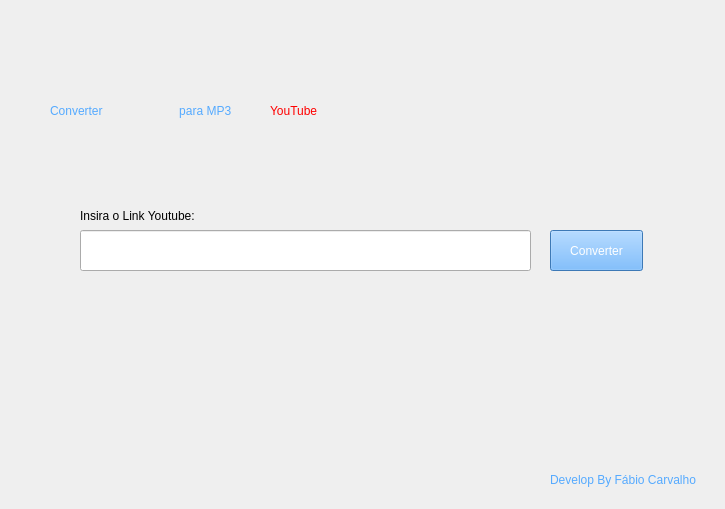
<?xml version="1.0" encoding="UTF-8"?>
<ui version="4.0">
 <class>YTMP3</class>
 <widget class="QMainWindow" name="YTMP3">
  <property name="geometry">
   <rect>
    <x>0</x>
    <y>0</y>
    <width>725</width>
    <height>509</height>
   </rect>
  </property>
  <property name="minimumSize">
   <size>
    <width>725</width>
    <height>509</height>
   </size>
  </property>
  <property name="maximumSize">
   <size>
    <width>725</width>
    <height>509</height>
   </size>
  </property>
  <property name="windowTitle">
   <string>YT-MP3</string>
  </property>
  <widget class="QWidget" name="centralwidget">
   <widget class="QPushButton" name="btnConvert">
    <property name="geometry">
     <rect>
      <x>550</x>
      <y>230</y>
      <width>93</width>
      <height>41</height>
     </rect>
    </property>
    <property name="styleSheet">
     <string notr="true">font: 10pt &quot;Arial&quot;;
background-color: rgb(85, 170, 255);
color: rgb(255, 255, 255);</string>
    </property>
    <property name="text">
     <string>Converter</string>
    </property>
   </widget>
   <widget class="QLineEdit" name="inputLink">
    <property name="geometry">
     <rect>
      <x>80</x>
      <y>230</y>
      <width>451</width>
      <height>41</height>
     </rect>
    </property>
    <property name="styleSheet">
     <string notr="true">font: 75 10pt &quot;Arial&quot;;
color: rgb(85, 170, 255);
border-color: rgb(85, 170, 255);</string>
    </property>
    <property name="text">
     <string/>
    </property>
   </widget>
   <widget class="QLabel" name="label">
    <property name="geometry">
     <rect>
      <x>80</x>
      <y>205</y>
      <width>171</width>
      <height>21</height>
     </rect>
    </property>
    <property name="styleSheet">
     <string notr="true">font: 75 10pt &quot;Arial&quot;;</string>
    </property>
    <property name="text">
     <string>Insira o Link Youtube:</string>
    </property>
   </widget>
   <widget class="QLabel" name="lbResult">
    <property name="geometry">
     <rect>
      <x>120</x>
      <y>350</y>
      <width>451</width>
      <height>71</height>
     </rect>
    </property>
    <property name="styleSheet">
     <string notr="true">color: rgb(85, 170, 127);
font: 16pt &quot;Arial&quot;;</string>
    </property>
    <property name="text">
     <string/>
    </property>
   </widget>
   <widget class="QLabel" name="label_2">
    <property name="geometry">
     <rect>
      <x>50</x>
      <y>70</y>
      <width>611</width>
      <height>81</height>
     </rect>
    </property>
    <property name="toolTip">
     <string>&lt;html&gt;&lt;head/&gt;&lt;body&gt;&lt;p align=&quot;center&quot;&gt;&lt;br/&gt;&lt;/p&gt;&lt;/body&gt;&lt;/html&gt;</string>
    </property>
    <property name="styleSheet">
     <string notr="true">color: rgb(85, 170, 255);
font: 75 30pt &quot;Impact&quot;;</string>
    </property>
    <property name="text">
     <string>Converter                       para MP3</string>
    </property>
   </widget>
   <widget class="QLabel" name="label_3">
    <property name="geometry">
     <rect>
      <x>550</x>
      <y>470</y>
      <width>161</width>
      <height>20</height>
     </rect>
    </property>
    <property name="styleSheet">
     <string notr="true">color: rgb(85, 170, 255);</string>
    </property>
    <property name="text">
     <string>Develop By Fábio Carvalho</string>
    </property>
   </widget>
   <widget class="QLabel" name="label_4">
    <property name="geometry">
     <rect>
      <x>270</x>
      <y>70</y>
      <width>191</width>
      <height>81</height>
     </rect>
    </property>
    <property name="toolTip">
     <string>&lt;html&gt;&lt;head/&gt;&lt;body&gt;&lt;p align=&quot;center&quot;&gt;&lt;br/&gt;&lt;/p&gt;&lt;/body&gt;&lt;/html&gt;</string>
    </property>
    <property name="styleSheet">
     <string notr="true">font: 75 30pt &quot;Impact&quot;;
color: rgb(255, 0, 0);</string>
    </property>
    <property name="text">
     <string>YouTube</string>
    </property>
   </widget>
  </widget>
 </widget>
 <resources/>
 <connections/>
</ui>
